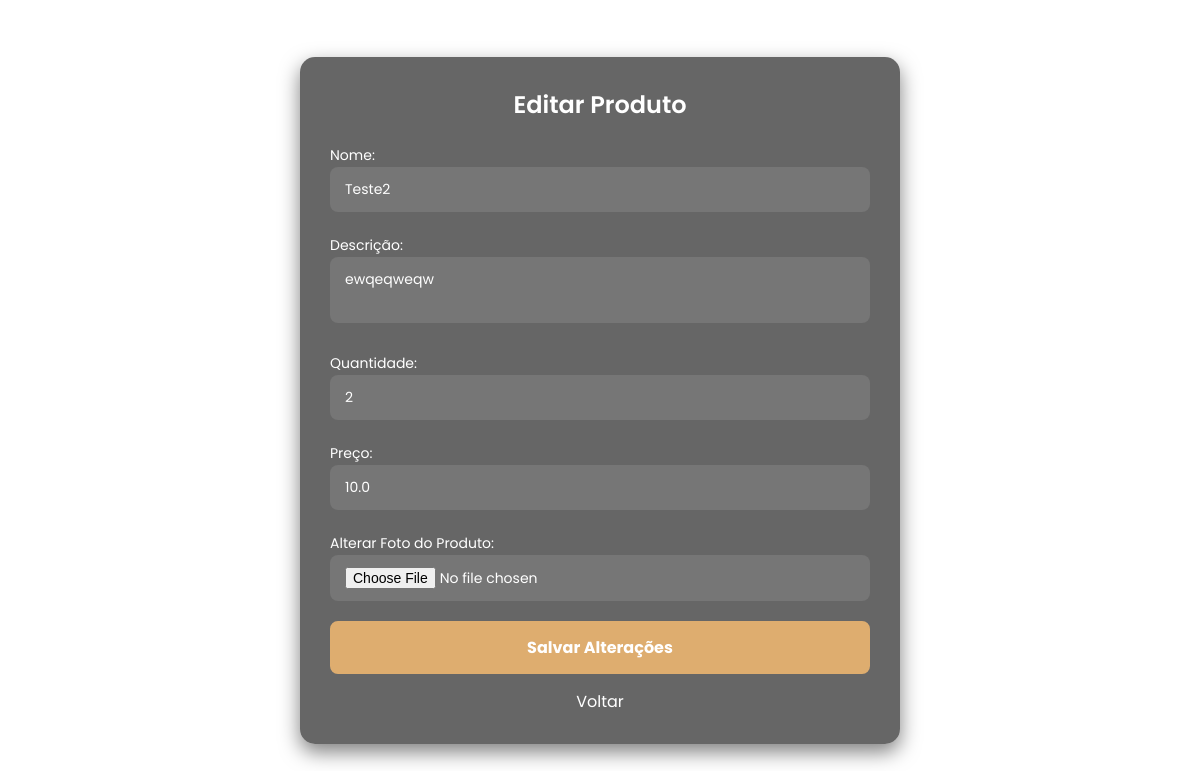
Before: /editar_produto/2 with the older database file.
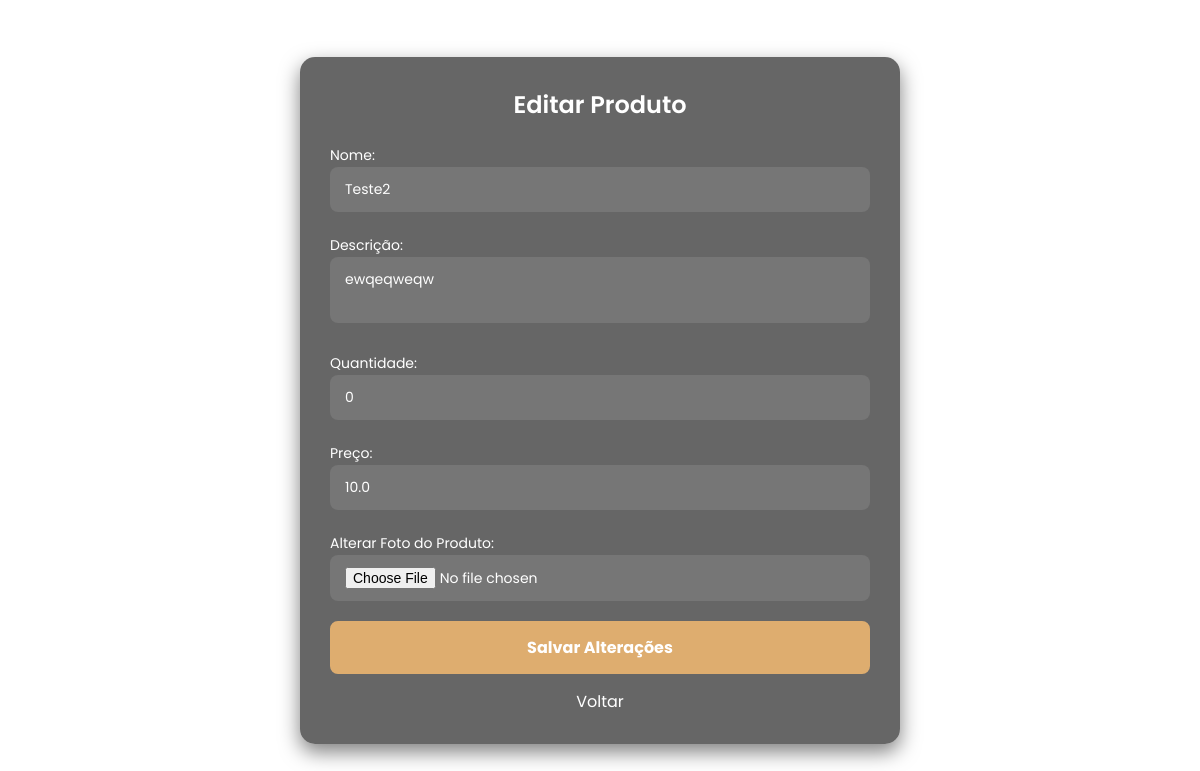
After: the same page with the newer database file.
### app.py (models this page shows, shortened)
class Produto(db.Model):
    id = db.Column(db.Integer, primary_key=True)
    nome = db.Column(db.String(120), nullable=False)
    descricao = db.Column(db.String(255))
    quantidade = db.Column(db.Integer, nullable=False)
    preco = db.Column(db.Float, nullable=False)
    foto = db.Column(db.String(120))
    imagem = db.Column(db.String(200), nullable=True)
    prestador_id = db.Column(db.Integer, db.ForeignKey('user.id'), nullable=False)
    prestador = db.relationship('User', backref=db.backref('produtos', lazy=True))

### app.py (the view, shortened to what this page needs)
@app.route('/editar_produto/<int:id>', methods=['GET', 'POST'])
def editar_produto(id):
    produto = Produto.query.get_or_404(id)
    return render_template('editar_produto.html', produto=produto)

### app.py (called while the page is built)
@app.before_request
def create_tables():
    db.create_all()

### templates/editar_produto.html (shortened to what this page needs)
<!DOCTYPE html>
<html lang="pt-br">
<head>
</head>
<body>
    <div class="container-adicionar-pet">
        <h1 class="adicionar-pet-title">Editar Produto</h1>
        <form method="POST" enctype="multipart/form-data" onsubmit="return validarFormulario()">
            <div class="input-box-adicionar-pet">
                <label for="nome" class="label-box">Nome:</label>
                <input type="text" name="nome" id="nome" value="{{ produto.nome }}" required placeholder="Digite o nome do produto">
            </div>
            <div class="input-box-adicionar-pet">
                <label for="descricao" class="label-box">Descrição:</label>
                <textarea name="descricao" id="descricao" placeholder="Digite a descrição do produto">{{ produto.descricao }}</textarea>
            </div>
            <div class="input-box-adicionar-pet">
                <label for="quantidade" class="label-box">Quantidade:</label>
                <input type="number" name="quantidade" id="quantidade" value="{{ produto.quantidade }}" required placeholder="Digite a quantidade">
            </div>
            <div class="input-box-adicionar-pet">
                <label for="preco" class="label-box">Preço:</label>
                <input type="text" name="preco" id="preco" value="{{ produto.preco }}" required placeholder="Digite o preço (ex: 19.99)">
            </div>
            <div class="input-box-adicionar-pet">
                <label for="foto" class="label-box">Alterar Foto do Produto:</label>
                <input type="file" name="foto" id="foto" accept="image/*">
            </div>
            <button type="submit" class="adicionar-pet-button">Salvar Alterações</button>
        </form>
        <a href="http://127.0.0.1:5000/estoque" class="voltar-link">Voltar</a>
    </div>
</body>
</html>

Changed rows visible on the page:
changed Produto "Teste2": quantidade "2" → "0"
